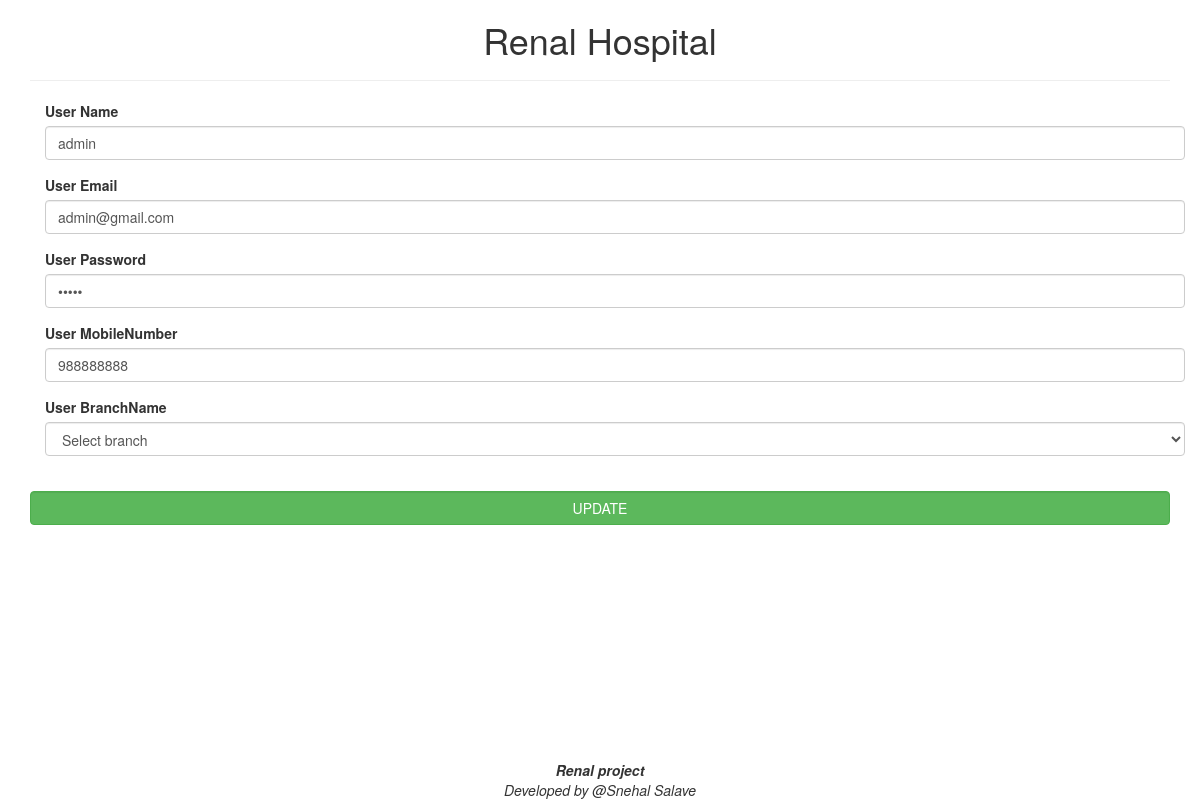
Page /admin/admin_edit.php?id=11 on the committed database.
### tables this page shows
CREATE TABLE `user` (
  `id` int(11) NOT NULL,
  `userName` varchar(100) NOT NULL,
  `userEmail` varchar(40) NOT NULL,
  `userPassword` varchar(30) NOT NULL,
  `mobileNumber` int(15) NOT NULL,
  `branchId` int(11) NOT NULL,
  `userType` enum('admin','staff','doctor','') NOT NULL,
  `status` enum('Active','inactive','','') NOT NULL DEFAULT 'Active',
  `isDeleted` tinyint(4) NOT NULL
);

### admin/admin_edit.php (the view, shortened to what this page needs)
<?php
if (isset($_REQUEST['id']) && !empty($_REQUEST['id'])) {
    $id=$_REQUEST['id'];
    include("../connect.php");
    $sql="select * from user where id=$id";
    $res=mysqli_query($con, $sql);
    if (mysqli_num_rows($res)==1) {
        $row=mysqli_fetch_assoc($res); ?>
<!DOCTYPE html>
<html lang="en">
<head>
    <link rel="stylesheet" href="https://maxcdn.bootstrapcdn.com/bootstrap/3.4.1/css/bootstrap.min.css">
</head>
<body>
    <div class="container">
        <?php include('../view/header.php'); ?>
        <form id="frmedit" action="javascript:void(0)" method="POST">
            <div class="container">
                <div class=form-group>
                    <label>User Name</label>
                    <input type="text" class="form-control" required name="name" id="Name"
                        value="<?php echo $row['userName']; ?>">
                </div>
                <div class=form-group>
                    <label>User Email</label>
                    <input type="email" class="form-control" required name="email" id="email"
                        value="<?php echo $row['userEmail']; ?>">
                </div>
                <div class=form-group>
                    <label>User Password</label>
                    <input type="password" class="form-control" name="password" id="password"
                        value="<?php echo $row['userPassword']; ?>">
                </div>
                <div class=form-group>
                    <label>User MobileNumber</label>
                    <input type="text" class="form-control" name="mobile" id="mobile"
                        value="<?php echo $row['mobileNumber']; ?>">
                </div>
                <div class="form-group">
                    <label>User BranchName</label></br>
                    <select class="form-control" id="branch" name="branch">
                        <option value="">Select branch</option>
                    </select>
                </div>
            </div></br>
            <input type="submit" name="submit" class="btn btn-success form-control" value="UPDATE">
    </div>
    <?php include('../view/footer.php'); ?>
</body>
</html>
<?php
    } else {
        echo "record Not found";
    }
} else {
    echo "unauthorized access";
} ?>

### rows in the picture
user: name "admin", email "admin@gmail.com", mobile "988888888"
